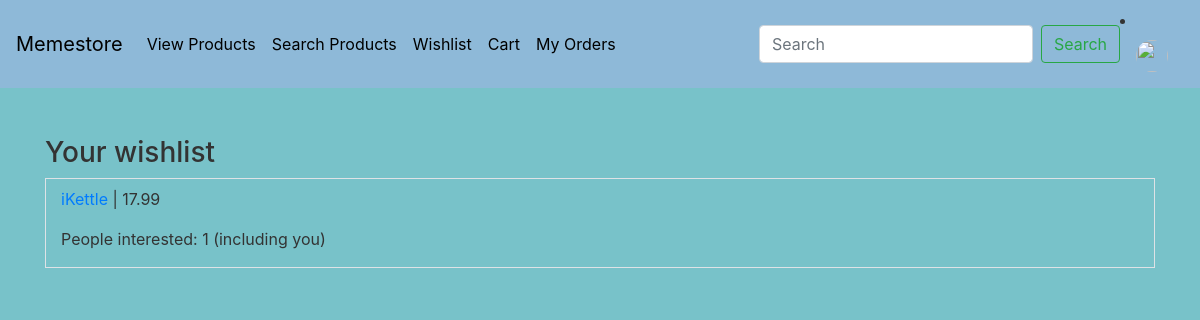
The page /wishlist (signed in) on the database its author committed.
### base/models.py (models this page shows, shortened)
class CartProduct(models.Model):
    user = models.ForeignKey(settings.AUTH_USER_MODEL, on_delete=models.CASCADE,
                            blank=True, null=True)
    product = models.ForeignKey(Product, on_delete=models.CASCADE)
    quantity = models.IntegerField(default=1)
    def __str__(self):
        return "{0} units of {1}".format(self.quantity, self.product.title)

class Product(models.Model):
    title = models.CharField(max_length=100, blank=False, default='')
    price = models.FloatField(blank=False)
    available_units = models.IntegerField(blank=False, default='')
    description = models.TextField(max_length=500, blank=False, default='')
    seller = models.TextField(max_length=100, blank=False)
    categories = models.ForeignKey(Category, on_delete=models.CASCADE, default=True, null=False)
    ratings = models.ForeignKey(Rating, on_delete=models.CASCADE, blank=True, null=False)
    image = models.ImageField(upload_to='images/', default='images/default.jpg')
    slug = models.SlugField()
    def get_abs_url(self):
        return reverse("base:product", kwargs={
            'slug': self.slug
        })

### base/views.py (the view)
# urls.py: path('wishlist', views.wishlist_view, name='wishlist'),
@login_required
def wishlist_view(request):
    try:
        wishlist = Wishlist.objects.get(user=request.user)
        print(wishlist.products.all())
        all_wishlists = Wishlist.objects.all()
        interest_keys = []
        interest_vals = []
        wishlist_entries = []
        for wishlist in all_wishlists:
            prods = wishlist.products.all()
            for prod in prods:
                wishlist_entries.append(prod.product.title)
        wish_set = set(wishlist_entries)
        for i in wish_set:
            count = 0
            for j in wishlist_entries:
                if i == j:
                    count += 1
            interest_keys.append(i)
            interest_vals.append(count)
        interest_dict = dict(zip(interest_keys, interest_vals))
        context = {
            'wishlist': wishlist,
            'interest_dict': interest_dict
        }
        request.session['wishlist_count_num'] = wishlist.products.count()
        context['picture'] = request.user.social_auth.get(provider='auth0').extra_data['picture']
        return render(request, "base/wishlist-view.html", context=context)
    except ObjectDoesNotExist:
        request.session['wishlist_count_num'] = 0
        messages.error(request, "You haven't created a wishlist yet.")
        return redirect("base:profile")

### base/templates/base/wishlist-view.html
{% extends "base/base.html" %}
{% block content %}
    <h3>Your wishlist</h3>
    {% for wishlist_inst in wishlist.products.all %}
        <div class="container border border-3 mt-2">
            <p class="pt-2"> <a href="{{ wishlist_inst.product.get_abs_url }}">{{ wishlist_inst.product.title }}</a> | {{ wishlist_inst.product.price }}</p>
            <p>People interested:
                {% for key, val in interest_dict.items %}
                    {% if wishlist_inst.product.title == key %}
                        {{ val }}
                    {% endif %}
                {% endfor %}
                (including you)
            </p>
        </div>
    {% endfor %}
{% endblock content %}

### base/static/base/main.css (style rules this page uses)
body { background: #fafafa00; color: #333333; background-color: #78c2c9; }

### rows shown on the page
CartProduct: product "iKettle", product.price "17.99", interest_dict "1"
